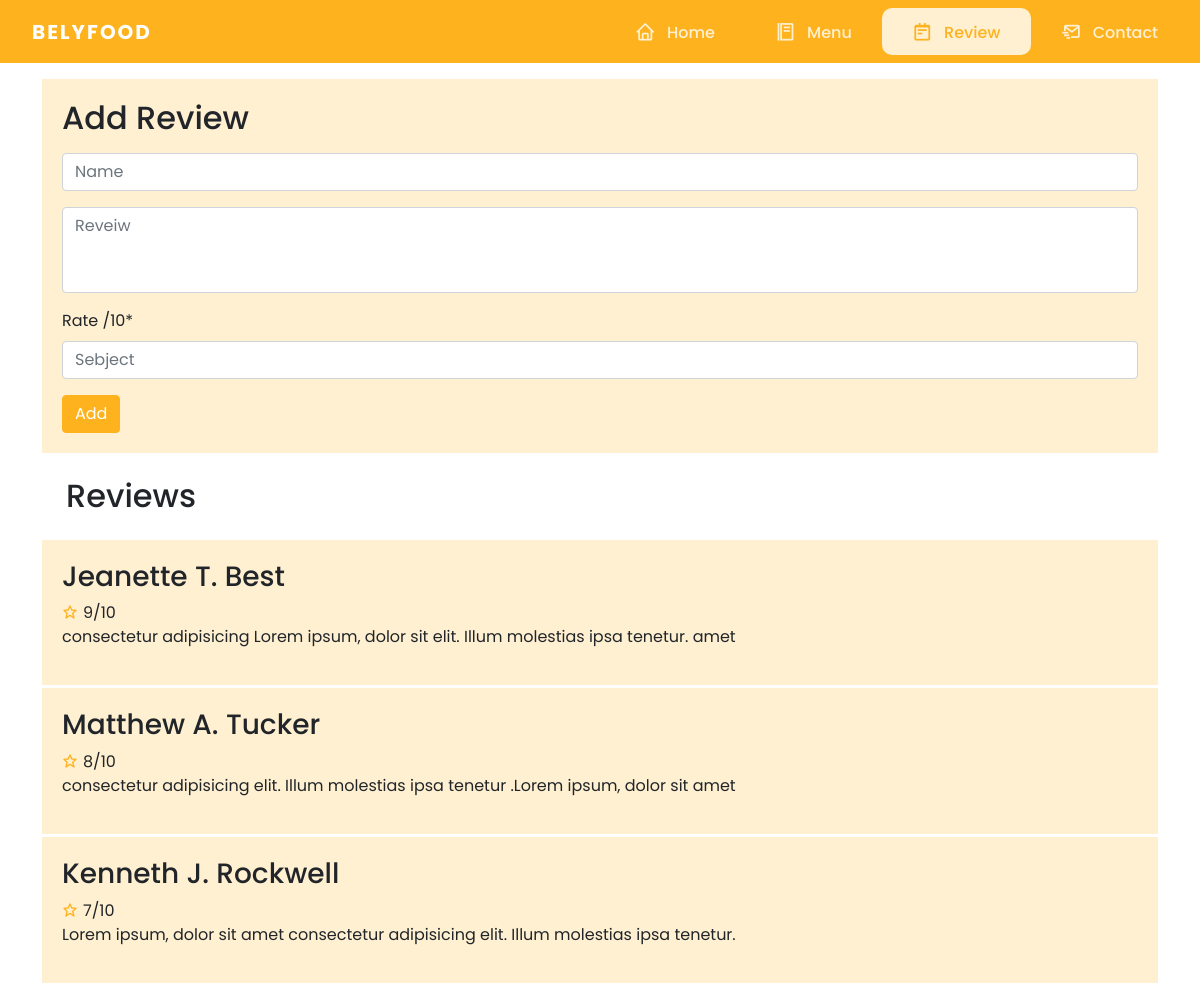
Screenshot of /reviews.php with the database file from the repository.
### tables this page shows
CREATE TABLE `reviews` (
  `Review_id` int(11) NOT NULL,
  `Reviewer_name` varchar(255) NOT NULL,
  `Description` varchar(255) NOT NULL,
  `Rate` smallint(11) NOT NULL
);

### reviews.php (the view, shortened to what this page needs)
<?php
    require "config.php";
    include "template/header.php";
    include "template/navbar.php";
?>
    <div class="container mt-3">
        <div class="add-rev">
            <h2 class="mb-3">Add Review</h2>
            <form action="<?php $_SERVER['PHP_SELF'] ?>" method="POST">
                <div class="mb-3">
                    <input type="text" name="name" placeholder="Name" class="form-control" autocomplete="OFF" required>
                </div>
                <div class="mb-3">
                    <textarea name="review" placeholder="Reveiw" rows="3" class="form-control" style="resize: none;" autocomplete="OFF" required></textarea>
                </div>
                Rate /10*
                <div class="mt-2 mb-3">
                    <input type="number" name="rate" max="10" min="0" placeholder="Sebject" autocomplete="OFF" class="form-control" required>
                </div>
                <button type="submit" name="btn" class="btn btn-primary">Add</button>
            </form>
        </div>
        <?php
            $stmt = $con->prepare("SELECT * FROM reviews ORDER BY Review_id DESC");
            $stmt->execute();
        ?>
        <div class="rev">
            <h2 class="m-4">Reviews</h2>
            <?php while($rows = $stmt->fetch()){ ?>
                <div class="hero">
                    <h3><?php echo $rows['Reviewer_name'] ?></h3>
                    <i class='bx bx-star'></i><span><?php echo $rows['Rate'] ?>/10</span>
                    <p><?php echo $rows['Description'] ?></p>
                </div>
            <?php } ?>
        </div>
    </div>
<?php
    include "template/footer.php";
?>

### css/style.css (style rules this page uses)
:root { --main: #feb21e; --hover: #FFA500; --bg: #fff0d1; }
* { font-family: 'Poppins', sans-serif; }
.btn-primary { background-color: var(--main); border-color: var(--main); }
.add-rev { background-color: var(--bg); padding: 20px; }
.rev .hero { background-color: var(--bg); padding: 20px; border-bottom: 3px solid #fff; }
.rev .hero span { margin-left: 5px; }
.rev .hero i { color: var(--main); position: relative; top: 1px; }

### rows the page displays
reviews: Reviewer_name "Jeanette T. Best", Rate "9", Description "consectetur adipisicing Lorem ipsum, dolor sit elit. Illum molestias ipsa tenetur. amet"
reviews: Reviewer_name "Matthew A. Tucker", Rate "8", Description "consectetur adipisicing elit. Illum molestias ipsa tenetur .Lorem ipsum, dolor sit amet"
reviews: Reviewer_name "Kenneth J. Rockwell", Rate "7", Description "Lorem ipsum, dolor sit amet consectetur adipisicing elit. Illum molestias ipsa tenetur."
